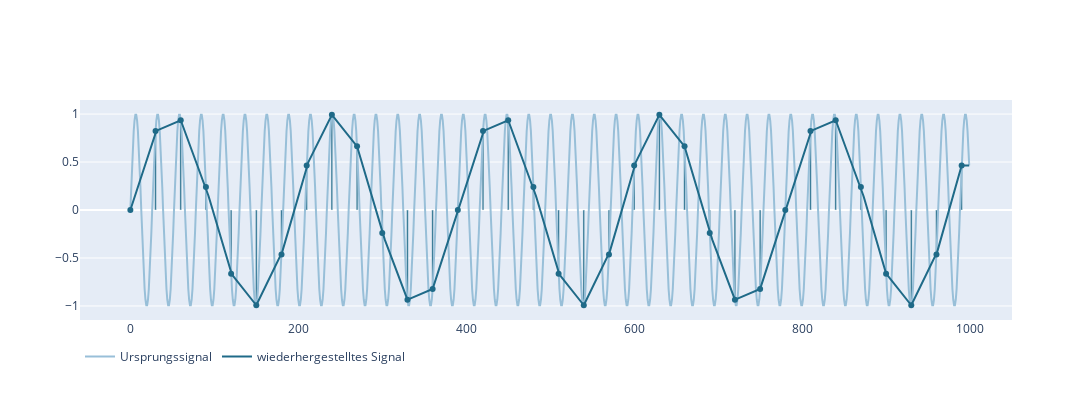

The code cell stored with this chart in its notebook:
### Code cell
fig = go.Figure()

fig.add_trace(go.Scatter(
    y=sin_curve,
    line=dict(color=COLORS['COLOR_SEQUENCE'][2]),
    mode="lines",
    name="Ursprungssignal"
))
fig.add_trace(go.Scatter(
    y=get_alias_curve( sin_curve, 30 ),
    line=dict(color=COLORS['COLOR_SEQUENCE'][0]),
    mode="lines",
    name="wiederhergestelltes Signal"
))

alias_data = get_alias_curve( sin_curve, 30, get_dots=True )
bar_chart = px.bar(
    x=alias_data[0,:],
    y=alias_data[1,:],
    color_discrete_sequence=[COLORS['COLOR_SEQUENCE'][0]]   
)
bar_chart.update_traces(width=2)
fig.add_trace(bar_chart.data[0])

fig.add_trace(
    px.scatter(
        x=alias_data[0,:],
        y=alias_data[1,:],
        color_discrete_sequence=[COLORS['COLOR_SEQUENCE'][0]]   
    ).data[0]
)
fig.update_layout(legend={'orientation':'h'})
fig.update_layout( autosize=False, width=1200, height=400, ) 

fig.write_image( dotenv['ATTACHMENT_DIR'] / 'moire_mathematic' / 'alias_effect.jpg' )
fig.write_image( dotenv['ATTACHMENT_DIR'] / 'moire_mathematic' / 'alias_effect.pdf' )

fig

### Figure 1 — Plotly figure (JSON) as saved in the notebook; plotly's stock layout.template omitted (floating-point values rounded to 4 significant figures; data arrays with more than 128 entries replaced by an {"elided": "..."} marker saying what was removed)
{"data": [{"line": {"color": "#98bfd8"}, "mode": "lines", "name": "Ursprungssignal", "type": "scatter", "y": {"elided": "1000 float values"}}, {"line": {"color": "#1f6a88"}, "mode": "lines", "name": "wiederhergestelltes Signal", "type": "scatter", "y": {"elided": "1000 float values"}}, {"alignmentgroup": "True", "hovertemplate": "x=%{x}<br>y=%{y}<extra></extra>", "legendgroup": "", "marker": {"color": "#1f6a88", "pattern": {"shape": ""}}, "name": "", "offsetgroup": "", "orientation": "v", "showlegend": false, "textposition": "auto", "type": "bar", "width": 2, "x": [0, 30, 60, 90, 120, 150, 180, 210, 240, 270, 300, 330, 360, 390, 420, 450, 480, 510, 540, 570, 600, 630, 660, 690, 720, 750, 780, 810, 840, 870, 900, 930, 960, 990], "xaxis": "x", "y": [0, 0.823, 0.935, 0.2393, -0.6631, -0.9927, -0.4647, 0.4647, 0.9927, 0.6631, -0.2393, -0.935, -0.823, -1.078e-14, 0.823, 0.935, 0.2393, -0.6631, -0.9927, -0.4647, 0.4647, 0.9927, 0.6631, -0.2393, -0.935, -0.823, -2.156e-14, 0.823, 0.935, 0.2393, -0.6631, -0.9927, -0.4647, 0.4647], "yaxis": "y"}, {"hovertemplate": "x=%{x}<br>y=%{y}<extra></extra>", "legendgroup": "", "marker": {"color": "#1f6a88", "symbol": "circle"}, "mode": "markers", "name": "", "orientation": "v", "showlegend": false, "type": "scatter", "x": [0, 30, 60, 90, 120, 150, 180, 210, 240, 270, 300, 330, 360, 390, 420, 450, 480, 510, 540, 570, 600, 630, 660, 690, 720, 750, 780, 810, 840, 870, 900, 930, 960, 990], "xaxis": "x", "y": [0, 0.823, 0.935, 0.2393, -0.6631, -0.9927, -0.4647, 0.4647, 0.9927, 0.6631, -0.2393, -0.935, -0.823, -1.078e-14, 0.823, 0.935, 0.2393, -0.6631, -0.9927, -0.4647, 0.4647, 0.9927, 0.6631, -0.2393, -0.935, -0.823, -2.156e-14, 0.823, 0.935, 0.2393, -0.6631, -0.9927, -0.4647, 0.4647], "yaxis": "y"}], "layout": {"autosize": false, "height": 400, "legend": {"orientation": "h"}, "width": 1200, "xaxis": {"autorange": true, "range": [-59.44, 1049.0], "type": "linear"}, "yaxis": {"autorange": true, "range": [-1.146, 1.146], "type": "linear"}}}
